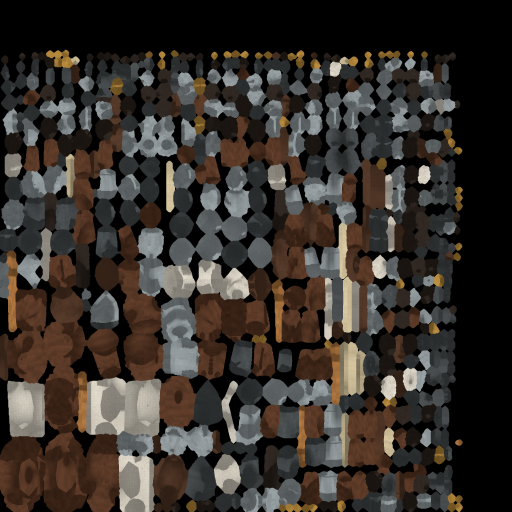
#> input picture Unity/Catan/Assets/Art/ExpansionPieces/v001/knight-3-active-surface.png, 1024 x 1024 px, given in place of 王城材质母图.png, which was not available (shown at 1/2 size)
$ python finishes.py
#> lines starting #> are read from the running program, lines starting #| are printed output that depends on the picture
"""仪器工坊图集。刻度、星图和日晷的划线同时写入固有色、凹刻法线和粗糙度。"""
from pathlib import Path

ROOT = Path(__file__).resolve().parents[3]
ART = ROOT / "Unity/Catan/Assets/Art/ExpansionPieces/v001"
CITY = ROOT / "Unity/Catan/Assets/Art/NaturalPieces/v001"
COLORS = ROOT / "Unity/Catan/Assets/Art/PlayerColors"
SOURCE = ROOT / "art/source/science-academy"
PREVIEW = ROOT / "art/previews/science-academy"
BLEND = SOURCE / "穹顶观星学宫.blend"
COMMON = ROOT / "art/recipes/gothic-royal-city"
SIZE = 2048
# 画幅原点在左上，构件 UV 原点在左下。仪器表面的朝向由车床轴、赤道或子午圈决定。
REGIONS = {
    "copper": (0, 0, 1024, 1024), "globe": (1024, 0, 1024, 512),
    "degrees": (1024, 512, 1024, 256), "ecliptic": (1024, 768, 1024, 256),
    "brass": (0, 1024, 768, 512), "darkoak": (768,1024,256,512), "gilt": (0, 1536, 512, 512),
    "gunmetal": (512, 1536, 512, 512), "lens": (1024, 1024, 512, 512),
    "dial": (1536, 1024, 512, 512), "verdigris": (1024, 1536, 512, 512),
    "smoke": (1536, 1536, 512, 512),
}


def make_maps():
    import math
    import numpy as np
    from PIL import Image, ImageDraw, ImageFont, ImageFilter

    rng = np.random.default_rng(21171931)
    master = Image.open(ROOT / "art/source/gothic-royal-city/王城材质母图.png").convert("RGB")
#> master is the input picture: PIL image 1024x1024 RGB; mean R, G, B 55.5, 49.3, 43.9
    w, h = master.size
#> w = 1024; h = 1024
    donor = master.crop((w//2+8, h//2+8, w-8, h-8))
    maps = [Image.new(mode, (SIZE,SIZE)) for mode in ("RGB","RGB","RGBA","L")]
    # 金属固有色是反射颜色。氧化、擦亮和嵌黑的刻线分别控制金属性与高光宽度。
    settings = {
        "copper": ((83,99,97), .68,.44), "globe": ((127,102,69),.72,.45),
        "degrees": ((174,140,88),.83,.51), "ecliptic": ((140,107,65),.81,.48),
        "brass": ((150,115,66),.81,.51), "gilt": ((193,156,93),.86,.62),
        "gunmetal": ((64,62,56),.62,.38), "lens": ((43,101,117),.26,.90),
        "dial": ((164,139,92),.71,.46), "verdigris": ((87,100,86),.58,.39),
        "smoke": ((51,65,68),.08,.75), "darkoak": ((78,61,47),0,.30),
    }
    romans = ("XII","I","II","III","IV","V","VI","VII","VIII","IX","X","XI")

    def raster(a):
        return Image.fromarray((np.clip(a,0,1)*255+.5).astype("uint8"))

    def ruled(name, width, height):
        sheet=Image.new("L",(width,height))
        pen=ImageDraw.Draw(sheet)
        def line(points, value=220, breadth=1):
            pen.line([(round(x*width),round(y*height)) for x,y in points],fill=value,width=breadth)
        def label(x,y,s,size):
            pen.text((x*width,y*height),s,font=ImageFont.load_default(size=size),fill=195,anchor="mm",stroke_width=0)
        if name in ("degrees","ecliptic"):
            # 四个九十度弧段分别展开；先按真实弧长／带宽制版，刻字不会被拉成长条。
            for quarter in range(4):
                quadrant=Image.new("L",(672,96))
                d=ImageDraw.Draw(quadrant)
                for yy in (6,10,85,90):
                    d.line((0,yy,672,yy),fill=202,width=1)
                for deg in range(91):
                    u=round(deg/90*671)
                    length=21 if deg%15==0 else 13 if deg%5==0 else 5
                    d.line((u,11,u,11+length),fill=244,width=2 if deg%5==0 else 1)
                    d.line((u,84,u,84-length//2),fill=224,width=1)
                for i in range(6):
                    degree=quarter*90+i*15
                    number=str(degree) if name=="degrees" else romans[((degree//15)+1)%12]
                    d.text(((i+.50)*112,49),number,font=ImageFont.load_default(size=29),fill=247,anchor="mm")
                sheet.paste(quadrant.resize((width,height//4),Image.Resampling.LANCZOS),(0,quarter*height//4))
        if name=="globe":
            for a in range(0,361,15):
                line([(a/360,0),(a/360,1)],120,2 if a%45==0 else 1)
            for a in range(15,180,15):
                line([(0,a/180),(1,a/180)],140,2 if a in (45,90,135) else 1)
            for dz in (-.008,.008):
                line([(i/360,.5+.13*math.sin(math.radians(i))+dz) for i in range(361)],210,2)
            for x,y in [(.105,.30),(.26,.49),(.41,.66),(.59,.38),(.76,.55),(.88,.24),(.925,.72)]:
                pts=[(x+u,y+v) for u,v in ((-.042,.01),(-.02,-.055),(.012,-.043),(.04,.018),(.026,.07))]
                line(pts,215)
                for u,v in pts:
                    x0,y0=u*width,v*height
                    pen.ellipse((x0-2,y0-2,x0+2,y0+2),fill=248)
            for _ in range(380):
                u,v=rng.uniform(0,width),rng.uniform(0,height)
                r=float(rng.choice([.6,.9,1.3,1.8]))
                pen.ellipse((u-r,v-r,u+r,v+r),fill=185)
        if name=="dial":
            def polar(a,r):
                return (.5+r*math.sin(a),.5-r*math.cos(a))
            for r in (.22,.33,.375,.450,.465):
                pen.ellipse(tuple(v*width for v in (.5-r,.5-r,.5+r,.5+r)),outline=218,width=2)
            for i in range(72):
                a=i*math.tau/72
                line([polar(a,.448),polar(a,.366 if i%6==0 else .420)])
                if i%6==0:
                    line([polar(a,.057),polar(a,.30)],172)
                    label(*polar(a,.326),romans[i//6],20)
            for i in range(8):
                a=i*math.tau/8
                line([polar(a-.28,.054),polar(a,.20),polar(a+.28,.054)],235,2)
        return np.array(sheet,dtype=np.float32)/255

    for index,(key,(left,top,width,height)) in enumerate(REGIONS.items()):
        sample=np.asarray(donor.resize((width,height),Image.Resampling.LANCZOS),dtype=np.float32)/255
        sample=np.roll(sample,(43*index,61*index),axis=(0,1))
        yy,xx=np.indices((height,width),dtype=np.float32)
        x,y=(xx+.5)/width,(yy+.5)/height
        field=np.asarray(raster(rng.random((20,34))).resize((width,height),Image.Resampling.BICUBIC),
                         dtype=np.float32)/255-.5
        lum=sample @ np.array([.2126,.7152,.0722],dtype=np.float32)
        grain=np.clip(lum/np.median(lum)-1,-1,1.7)
        oxide=np.clip((sample[:,:,1]-sample[:,:,0]+.067)*3+field*.65,0,1)
        tone,metal,gloss=settings[key]
        rgb=(np.array(tone)/255)[None,None,:]*(1+.32*grain+.11*field)[:,:,None]
        rgb+=oxide[:,:,None]*np.array([-.10,.034,.033])
        noise=rng.normal(0,.17,(height,width))
        relief=.19*grain+.035*noise
        rough=gloss-.12*oxide+.034*field
        metallic=metal-.27*oxide
        mask=np.zeros((height,width))
        if key in ("degrees","ecliptic","brass","gilt"):
            turning=np.sin(yy*1.9+np.sin(x*21)*.4+.27*noise)
            relief+=.055*turning
            rough+=.032*turning
            rgb+=.010*turning[:,:,None]
        if key=="copper":
            runoff=np.clip((.38+field)*(.5+.5*np.sin(x*91+2*np.sin(x*30)))*(.2+.8*y),0,1)
            rgb+=runoff[:,:,None]*np.array([-.039,.044,.038])
            rough-=.12*runoff
            relief+=.11*field
            mask=np.clip(.52-.25*oxide-.17*runoff,.16,.54)
        if key=="lens":
            r=np.sqrt(((x-.50)*2)**2+((y-.50)*2)**2)
            angle=np.arctan2(y-.5,x-.5)
            rgb=np.stack([.105+.054*r+.030*np.cos(2.2*r+angle),
                          .26+.14*(1-r)+.062*np.sin(2.6*r+angle),
                          .34+.12*(1-r)+.058*np.sin(3*r+angle+.8)],axis=-1)
            relief=.007*noise
            rough=np.clip(.93-.08*r+.013*grain,.79,.98)
            metallic=.28
        if key=="darkoak":
            oak=master.crop((8,h//2+8,w//2-8,h-8)).transpose(Image.Transpose.TRANSPOSE)
            wood=np.asarray(oak.resize((width,height),Image.Resampling.LANCZOS),dtype=np.float32)/255
            fiber=wood @ np.array([.2126,.7152,.0722])
            fiber=np.clip(fiber/np.median(fiber)-1,-1,1)
            rgb=np.array(tone)[None,None,:]/255*(1+.58*fiber[:,:,None])
            relief=.37*fiber
            rough=.29+.075*fiber
            metallic=0
        if key=="smoke":
            # 不规则吹制小玻璃以铅条嵌成菱格。各片独立取烟蓝或橄榄灰。
            a,b=4*x+9*y,4*x-9*y
            ia,ib=np.floor(a).astype(int),np.floor(b).astype(int)
            joint=np.minimum.reduce([a%1,1-a%1,b%1,1-b%1])
            lead=np.clip((.071-joint)/.046,0,1)
            shades=np.array([(50,64,68),(55,69,69),(59,73,72),(64,75,74),(64,74,72),(68,77,73)])/255
            panes=shades[(ia*7+ib*11)%len(shades)]
            rgb=panes*(1+.07*field+.045*grain)[:,:,None]
            rgb=rgb*(1-lead[:,:,None])+np.array((.132,.142,.143))*lead[:,:,None]
            relief=.06*grain+.52*lead
            metallic=.07+.37*lead
            rough=.77-.34*lead+.048*field
        lines=ruled(key,width,height)
        if np.any(lines):
            lip=np.asarray(raster(lines).filter(ImageFilter.GaussianBlur(1.1)),dtype=np.float32)/255
            rgb*=1-(.71*lines if key!="globe" else .53*lines)[:,:,None]
            rgb+=.075*lip[:,:,None]
            relief-=.43*lines
            rough-=.19*lines
            metallic-=.23*lines
        dy,dx=np.gradient(relief)
        normals=np.stack((-dx*1.72,dy*1.72,np.ones_like(dx)),axis=2)
        normals/=np.linalg.norm(normals,axis=2,keepdims=True)
        packed=np.zeros((height,width,4))
        packed[:,:,0],packed[:,:,3]=metallic,rough
        for out,patch in zip(maps,(rgb,normals*.5+.5,packed,mask)):
            out.paste(raster(patch),(left,top))
#> lines: shape (512, 512) float32; every value is 0
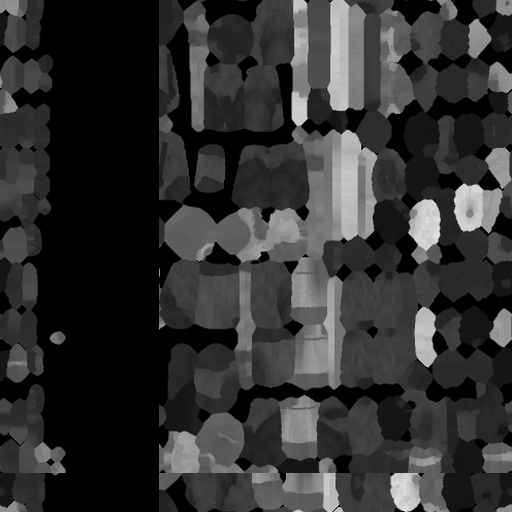
#> lum: shape (512, 512) float32; min 0, max 0.938, mean 0.194
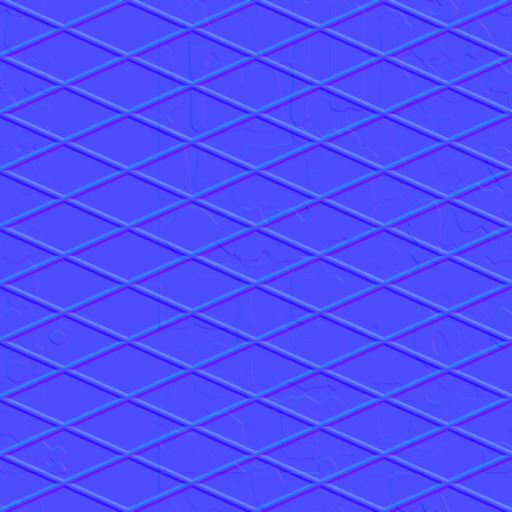
#> normals: shape (512, 512, 3) float32; mean R, G, B -1.57e-05, 1.36e-05, 0.992; drawn with min black and max white
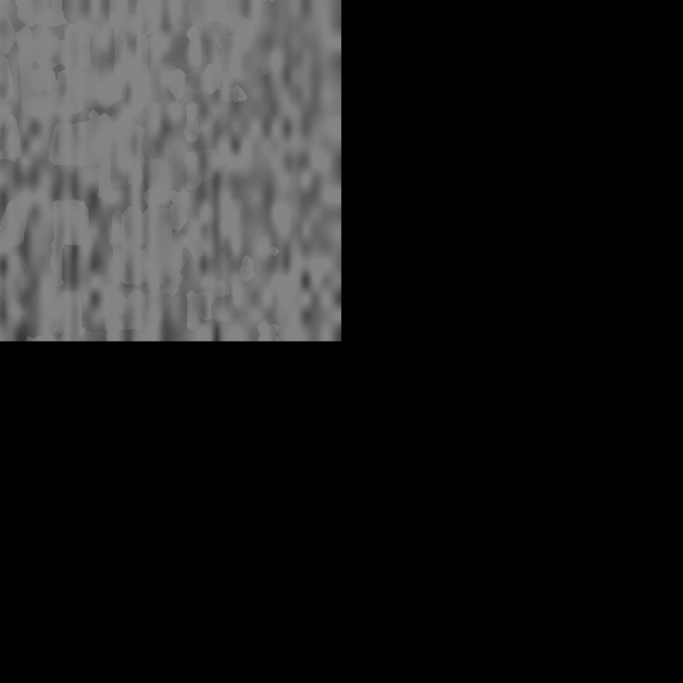
#> out: PIL image 2048x2048 L (shown at 1/3 size); min 0, max 133, mean 29.5
#> patch: shape (512, 512) float64; every value is 0
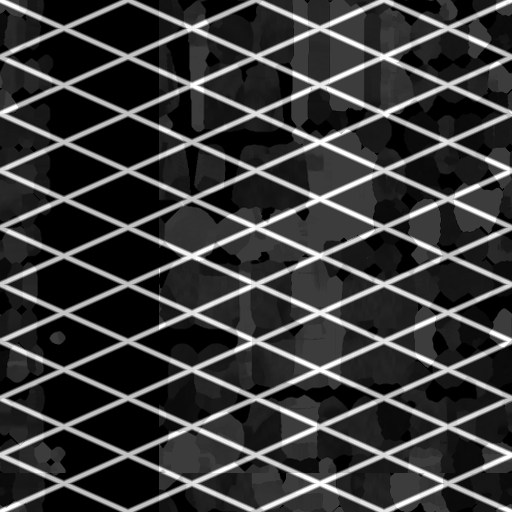
#> relief: shape (512, 512) float32; min -0.06, max 0.622, mean 0.0979; drawn with min black and max white
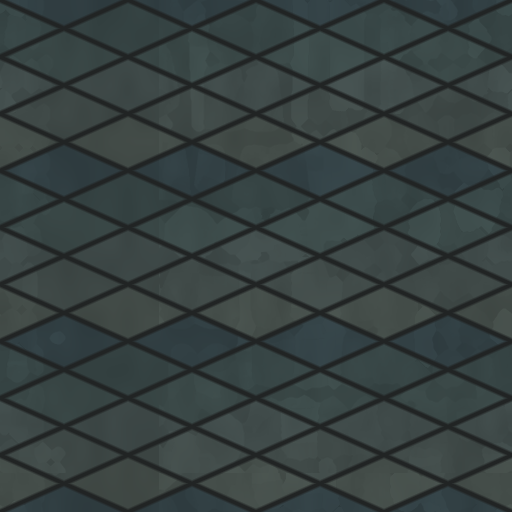
#> rgb: shape (512, 512, 3) float64; mean R, G, B 0.217, 0.257, 0.255
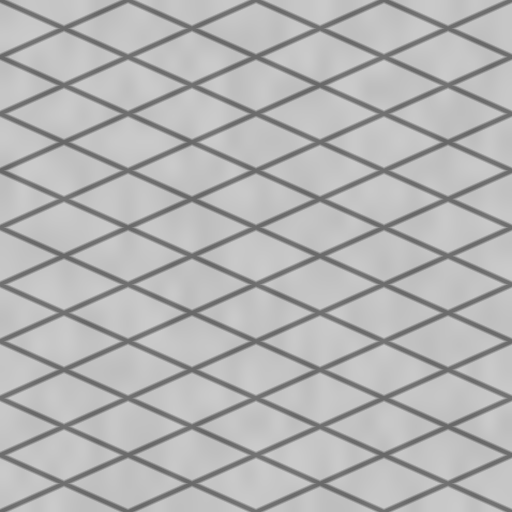
#> rough: shape (512, 512) float32; min 0.406, max 0.794, mean 0.708
    maps[0].save(ART/"metro-science-surface.png")
    maps[1].save(ART/"metro-science-normal.png")
    Image.merge("RGBA",[c.resize((1024,1024),Image.Resampling.BOX) for c in maps[2].split()]).save(ART/"metro-science-finish.png")
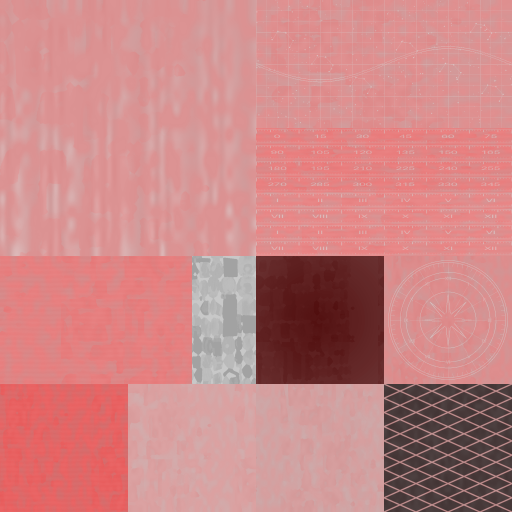
#> saved as metro-science-finish.png: PIL image 1024x1024 RGBA (shown at 1/2 size); mean R, G, B, A 152.3, 0, 0, 121.7; transparent parts drawn white
    maps[3].resize((1024,1024),Image.Resampling.BOX).save(COLORS/"metro-science-mask.png")


if __name__=="__main__":
    make_maps()
